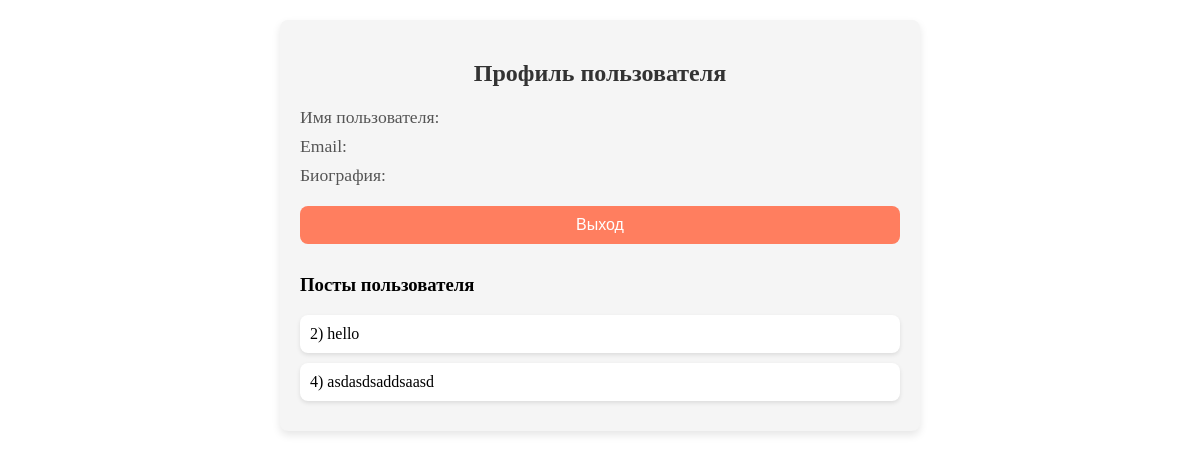
/accounts/profile/, run on the app's committed database.
### social_app/models.py (models this page shows, shortened)
class Post(models.Model):
    objects = None
    author = models.ForeignKey(User, on_delete=models.CASCADE)
    context = models.TextField(null=True)
    image = models.ImageField(upload_to='posts/', null=True, blank=True)
    created_at = models.DateTimeField(auto_now_add=True)

### social_app/views.py (the view)
# urls.py: path('accounts/profile/', views.profile, name='profile'),
def profile(request):
    posts = Post.objects.all()
    return render(request, 'sociaty/profile.html', {'posts': posts})

### templates/sociaty/profile.html (shortened to what this page needs)
{% extends 'base.html' %}
{% block content %}
<div class="profile-container">
    <h2>Профиль пользователя</h2>
    <div class="user-info">
        <p>Имя пользователя: {{ user.username }}</p>
        <p>Email: {{ user.email }}</p>
        <p>Биография: {{ user.profile.bio }}</p>
    </div>
    <form action="{% url 'logout' %}" method="post">
        <button type="submit" class="logout-button">Выход</button>
    </form>
    <div class="user-posts">
        <h3>Посты пользователя</h3>
        {% for post in posts %}
            <p>{{ post.id }}) {{ post.context }}</p>
        {% empty %}
            <p>У пользователя пока нет постов.</p>
        {% endfor %}
    </div>
</div>
{% endblock %}

### templates/sociaty/profile.html (style rules this page uses)
.profile-container { max-width: 600px; margin: 20px auto; padding: 20px; background: #f5f5f5; border-radius: 8px; box-shadow: 0 4px 8px rgba(0, 0, 0, 0.1); }
.profile-container h2 { color: #333; text-align: center; }
.user-info { margin-bottom: 20px; font-size: 1.1rem; color: #555; }
.user-info p { margin: 8px 0; }
.logout-button { background-color: #ff7e5f; color: #fff; border: none; padding: 10px 20px; font-size: 1rem; border-radius: 8px; cursor: pointer; transition: background-color 0.3s; display: block; width: 100%; text-align: center; margin: 20px 0; }
.user-posts { margin-top: 30px; }
.user-posts p { padding: 10px; background: #fff; border-radius: 8px; margin: 10px 0; box-shadow: 0 2px 4px rgba(0, 0, 0, 0.1); }

### data on the page
Post: id "2", context "hello"
Post: id "4", context "asdasdsaddsaasd"
